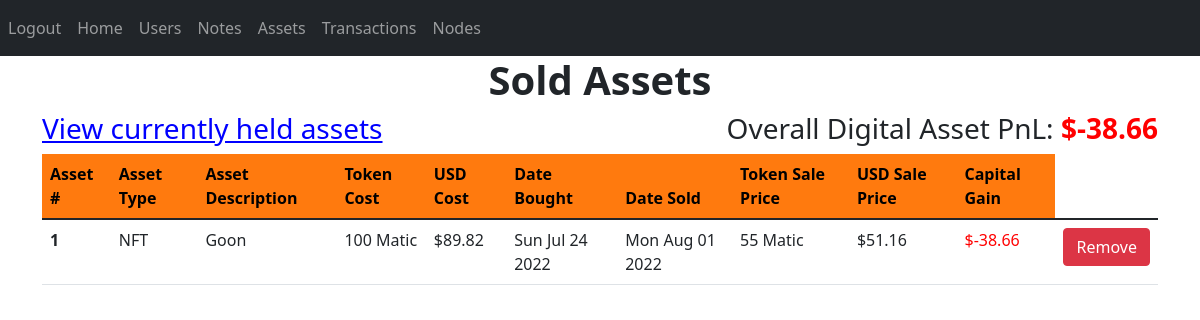
The page /sold-assets (signed in) on the database its author committed.
### website/models.py (models this page shows)
class Asset(db.Model):
    id = db.Column(db.Integer, primary_key=True)
    description = db.Column(db.String(150))
    type = db.Column(db.String(100))
    purchase_price = db.Column(db.Integer)
    usd_price = db.Column(db.Integer)
    purchase_type = db.Column(db.String(100))
    date_bought = db.Column(db.DateTime(timezone=True), default=datetime.now())
    currently_owned = db.Column(db.Boolean(), default=True)
    date_sold = db.Column(db.DateTime(timezone=True), default=None)
    sale_price = db.Column(db.Integer, default=None)
    usd_sale_price = db.Column(db.Integer, default=None)
    capital_gain = db.Column(db.Integer, default=None)

### website/views.py (the view)
@views.route('/sold-assets', methods = ['GET'])
@login_required
def view_sold_assets():
    assets = Asset.query.all()
    asset_pnl = 0
    for asset in assets:
        if asset.currently_owned == False:
            asset_pnl = float('{:.2f}'.format(asset_pnl + asset.capital_gain))
            asset.purchase_type = token_price_api_calls.token_display_switch(asset.purchase_type)
            asset.date_bought = asset.date_bought.strftime("%a %b %d %Y")
            asset.date_sold = asset.date_sold.strftime("%a %b %d %Y")
    return render_template('view_sold_assets.html', user=current_user, assets=assets, asset_pnl=asset_pnl)

### website/__init__.py (called while the page is built)
def create_app():
    app = Flask(__name__)
    app.config['SECRET_KEY'] = '@ByTheFireGuild383'
    app.config['SQLALCHEMY_DATABASE_URI'] = f'sqlite:///{DB_NAME}'
    db.init_app(app)
    from .views import views
    from .auth import auth
    app.register_blueprint(views, url_prefix='/')
    app.register_blueprint(auth, url_prefix='/')
    from .models import User, Note, Asset
    create_database(app)
    admin = Admin(app)
    admin.add_view(ModelView(User, db.session))
    login_manager = LoginManager()
    login_manager.login_view = 'auth.login'
    login_manager.init_app(app)
    @login_manager.user_loader
    def load_user(id):
        return User.query.get(int(id))
    return app

### website/token_price_api_calls.py (called while the page is built)
def token_display_switch(token_name):
    tokens_displayed = {
        'Bitcoin':'bitcoin',
        'Ether':'ethereum',
        'Matic': 'matic-network',
        'PYR':'vulcan-forged',
        'USDC':'usd-coin',
    }
    for token in tokens_displayed.items():
        if token_name == token[0]:
            return token[1]
        elif token_name == token[1]:
            return token[0]
    return "This token is not added to the list, contact support"

### website/templates/view_sold_assets.html (shortened to what this page needs)
{% extends 'base.html' %}
{% block content %}
<h1 align="center"><strong>Sold Assets</strong></h1>
<div>
    <h3 style="float:left"><a href="/view-assets">View currently held assets</a></h3>
    {% if asset_pnl > 0 %}
    <h3 style="float:right">Overall Digital Asset PnL: <strong id="positiveGains">${{ asset_pnl }}</strong></h3>
    {% elif asset_pnl == 0 %}
    <h3 style="float:right">Overall Digital Asset PnL: <strong>0</strong></h3>
    {% else %}
    <h3 style="float:right">Overall Digital Asset PnL: <strong id="negativeGains">${{ asset_pnl }}</strong></h3>
    {% endif %}
</div>
    <table class="table table-sortable">
        <thead>
          <tr>
            <th scope="col">Asset #</th>
            <th scope="col">Asset Type</th>
            <th scope="col">Asset Description</th>
            <th scope="col">Token Cost</th>
            <th scope="col">USD Cost</th>
            <th scope="col">Date Bought</th>
            <th scope="col">Date Sold</th>
            <th scope="col">Token Sale Price</th>
            <th scope="col">USD Sale Price</th>
            <th scope="col">Capital Gain</th>
          </tr>
        </thead>
        <tbody>
        {% for asset in assets %}
        {% if asset.currently_owned == False %}
          <tr>
            <th scope="row">{{ asset.id }}</th>
            <td>{{ asset.type }}</td>
            <td>{{ asset.description }}</td>
            <td>{{ asset.purchase_price }} {{ asset.purchase_type }}</td>
            <td>${{ asset.usd_price }}</td>
            <td>{{ asset.date_bought }}</td>
            <td>{{ asset.date_sold }}</td>
            <td>{{ asset.sale_price }} {{ asset.purchase_type}}</td>
            <td>${{ asset.usd_sale_price }}</td>
            {% if asset.capital_gain > 0 %}
            <td id="positiveGains">${{ asset.capital_gain }}</td>
            {% elif asset_pnl == 0 %}
            <td>${{ asset.capital_gain }}</td>
            {% else %}
            <td id="negativeGains">${{ asset.capital_gain }}</td>
            {% endif %}
            <td>
                <button type="button" class="btn btn-danger" data-bs-toggle="modal" data-bs-target="#deleteModal{{ asset.id }}">
                    Remove
                </button>
            </td>
        {% endif %}
        {% endfor %}
      </table>
{% endblock %}

### website/templates/base.html (shortened to what this page needs)
<!DOCTYPE html>
<html>
    <head>
        <link
            href="https://cdn.jsdelivr.net/npm/bootstrap@5.1.3/dist/css/bootstrap.min.css"
            rel="stylesheet"
        />
        <link
            rel="stylesheet"
            href="https://cdnjs.cloudflare.com/ajax/libs/font-awesome/6.0.0/css/all.min.css"
        />
        <link
        rel="stylesheet"
        href="./static/css/tablesort.css"
        />
    </head>
    <body>
        <nav class="navbar navbar-expand-lg navbar-dark bg-dark">
            <div class="collapse navbar-collapse" id="navbarSupportedContent">
                <div class="navbar-nav">
                    {% if user.is_authenticated %}
                    <a class="nav-item nav-link" id="logout" href="/logout">Logout</a>
                    <a class="nav-item nav-link" id="home" href="/">Home</a>
                    <a class="nav-item nav-link" id="users" href="/users">Users</a>
                    <a class="nav-item nav-link" id="notes" href="/notes">Notes</a>
                    <a class="nav-item nav-link" id="assets" href="/view-assets">Assets</a>
                    <a class="nav-item nav-link" id="transactions" href="/transaction-tracking">Transactions</a>
                    <a class="nav-item nav-link" id="transactions" href="/view-nodes">Nodes</a>
                    {% else %}
                    <a class="nav-item nav-link" id="login" href="/login">Login</a>
                    <a class="nav-item nav-link" id="signUp" href="/sign-up">Sign Up</a>
                    <a class="nav-item nav-link" id="users" href="/users">Users</a>
                    {% endif %}
                </div>
            </div>
        </nav>
        <div class="container">
            {% block content %}
            {% endblock %}
        </div>
    </body>
</html>

### website/static/css/tablesort.css (style rules this page uses)
.table thead tr { background-color: rgba(255, 115, 0, 0.945); color: rgb(0, 0, 0); text-align: left; }
.table-sortable th { cursor: pointer; }

### website/templates/view_sold_assets.html (style rules this page uses)
a { text-decoration: none; color: white; }
h3 a { color: blue; text-decoration: underline; }
#negativeGains { color: red }

### rows shown on the page
Asset: id "1", type "NFT", description "Goon", purchase_price "100", purchase_type "Matic", usd_price "89.82", date_bought "Sun Jul 24 2022", date_sold "Mon Aug 01 2022", sale_price "55", usd_sale_price "51.16", capital_gain "-38.66"

### other values the page prints
{{ asset_pnl }} "-38.66"
